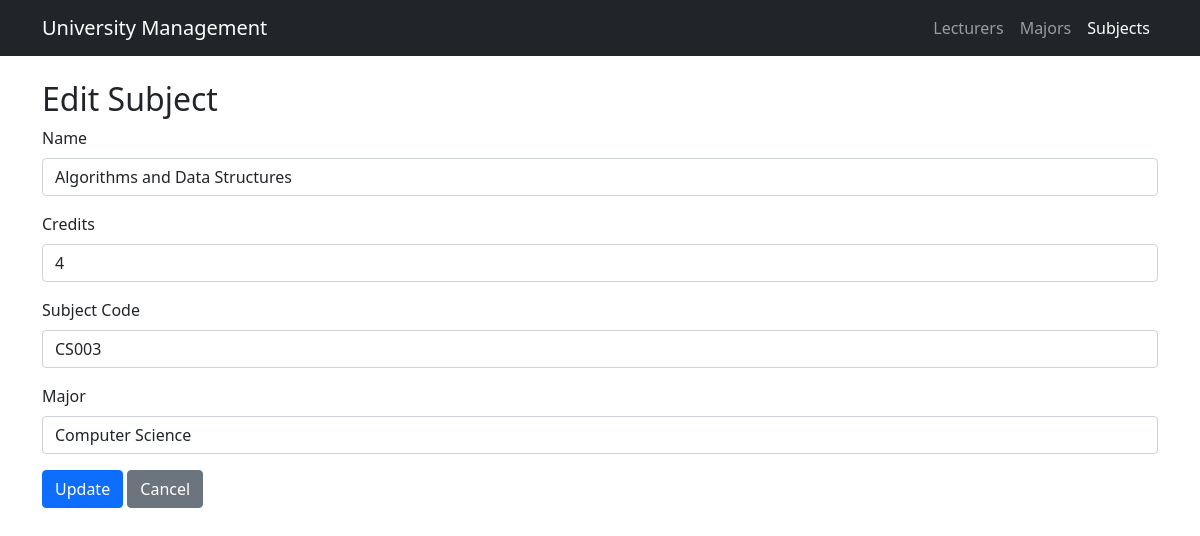
/tp_mvc25/index.php?page=subjects&action=edit&id=3, run on the app's committed database.
### tables this page shows
CREATE TABLE `subjects` (
  `id` int(11) NOT NULL,
  `name` varchar(100) NOT NULL,
  `credits` int(11) NOT NULL,
  `subject_code` varchar(20) NOT NULL,
  `major_id` int(11) DEFAULT NULL,
  `created_at` timestamp NOT NULL DEFAULT current_timestamp()
);

CREATE TABLE `majors` (
  `id` int(11) NOT NULL,
  `name` varchar(100) NOT NULL,
  `established_year` year(4) NOT NULL,
  `student_count` int(11) DEFAULT 0,
  `created_at` timestamp NOT NULL DEFAULT current_timestamp()
);

### tp_mvc25/controllers/SubjectController.php (called while the page is built, shortened)
<?php
include_once "models/Subject.php";
class SubjectController
{
    private $model;
    public function __construct($conn)
    {
        $this->model = new Subject($conn);
    }
    public function editPage($id)
    {
        return $this->model->getById($id);
    }
}
?>

### tp_mvc25/models/Subject.php (called while the page is built, shortened)
<?php
class Subject
{
    private $conn;
    public function __construct($db){
        $this->conn = $db;
    }
    public function getById($id){
        $sql = "SELECT s.*, m.name as major_name
                FROM subjects s
                LEFT JOIN majors m ON s.major_id = m.id
                WHERE s.id = ?";
        $stmt = $this->conn->prepare($sql);
        $stmt->bind_param("i", $id);
        $stmt->execute();
        return $stmt->get_result()->fetch_assoc();
    }
}
?>

### tp_mvc25/models/Major.php (called while the page is built, shortened)
<?php
class Major
{
    private $conn;
    public function __construct($db){
        $this->conn = $db;
    }
    public function getAll(){
        $sql = "SELECT * FROM majors";
        return $this->conn->query($sql);
    }
}
?>

### tp_mvc25/views/SubjectViews.php (the view, shortened to what this page needs)
<?php
$subjectController = new SubjectController($conn);
$majorModel = new Major($conn);
$action = $_GET['action'] ?? 'index';
$id = $_GET['id'] ?? null;
$majors = $majorModel->getAll();
$subject = null;
if ($action === 'edit' && $id && $_SERVER['REQUEST_METHOD'] === 'GET') {
    $subject = $subjectController->editPage($id);
}
?>
<?php include "templates/header.php"; ?>
<?php if (in_array($action, ['create', 'edit'])): ?>
    <h2><?= $action === 'create' ? 'Create' : 'Edit' ?> Subject</h2>
    <form method="post" action="index.php?page=subjects&action=<?= $action ?><?= $id ? '&id='.$id : '' ?>">
        <div class="mb-3">
            <label class="form-label">Name</label>
            <input type="text" name="name" class="form-control" value="<?= $subject['name'] ?? '' ?>" required>
        </div>
        <div class="mb-3">
            <label class="form-label">Credits</label>
            <input type="number" name="credits" class="form-control" value="<?= $subject['credits'] ?? '' ?>" min="1" max="6" required>
        </div>
        <div class="mb-3">
            <label class="form-label">Subject Code</label>
            <input type="text" name="subject_code" class="form-control" value="<?= $subject['subject_code'] ?? '' ?>" required>
        </div>
        <div class="mb-3">
            <label class="form-label">Major</label>
            <select name="major_id" class="form-control">
                <?php while ($major = $majors->fetch_assoc()): ?>
                    <option value="<?= $major['id'] ?>"
                        <?= isset($subject['major_id']) && $subject['major_id'] == $major['id'] ? 'selected' : '' ?>>
                        <?= $major['name'] ?>
                    </option>
                <?php endwhile; ?>
            </select>
        </div>
        <?php
        include "templates/form_actions.php";
        ?>
    </form>
<?php endif; ?>
<?php include "templates/footer.php"; ?>

### data on the page
subjects: name "Algorithms and Data Structures", credits "4", subject_code "CS003", major_id "Computer Science"

### other printed values
$submit_label "Update"
